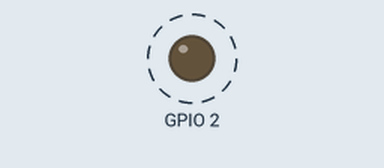
A program run on a simulated ESP8266 board running MicroPython. Shown: output pins drawn as LEDs (lit = HIGH). Dashed ring = blinking. What the program prints to the serial console is not drawn.

Above: at 26.0 s.
Timing chart, 0 to 28.8 s (numbered marks = the images above):
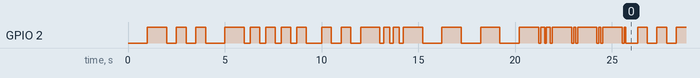

The program:

main.py
```python
"""
LED闪烁项目主程序
演示LED的各种控制功能
"""

import time
from led_control import led
from config import *

def main():
    """主函数"""
    print("=== LED闪烁项目启动 ===")
    print(f"LED引脚: GPIO{LED_PIN}")
    print(f"默认模式: {DEFAULT_MODE}")
    print("按Ctrl+C停止程序")
    print()

    try:
        # 演示1: 基本开关控制
        print("1. 基本开关控制演示")
        led.on()
        time.sleep(1)
        led.off()
        time.sleep(1)
        print("基本开关控制完成")
        print()

        # 演示2: 切换状态
        print("2. LED状态切换演示")
        for i in range(5):
            led.toggle()
            time.sleep(0.5)
        print("状态切换演示完成")
        print()

        # 演示3: 单次闪烁
        print("3. 单次闪烁演示")
        led.blink_once(0.5)
        time.sleep(1)
        print("单次闪烁演示完成")
        print()

        # 演示4: 连续闪烁 (5次)
        print("4. 连续闪烁演示 (5次)")
        led.blink(interval=0.8, duration=0.3, count=5)
        print("连续闪烁演示完成")
        print()

        # 演示5: 预设模式闪烁
        print("5. 预设模式闪烁演示")
        modes = ['normal', 'fast', 'slow', 'double']
        for mode in modes:
            print(f"  模式: {mode}")
            led.blink_mode(mode, count=3)
            time.sleep(1)
        print("预设模式演示完成")
        print()

        # 演示6: 双闪模式
        print("6. 双闪模式演示 (3次)")
        led.double_blink(count=3)
        print("双闪模式演示完成")
        print()

        # 演示7: 状态查询
        print("7. LED状态查询")
        status = led.get_status()
        print(f"  引脚: GPIO{status['pin']}")
        print(f"  状态: {'点亮' if status['is_on'] else '熄灭'}")
        print(f"  电平: {status['value']}")
        print("状态查询完成")
        print()

        # 演示8: 无限闪烁 (可中断)
        print("8. 无限闪烁演示 (按Ctrl+C停止)")
        print("开始无限闪烁...")
        led.blink()  # 无限闪烁

    except KeyboardInterrupt:
        print("\n程序被用户中断")
    except Exception as e:
        print(f"程序运行出错: {e}")
    finally:
        # 清理资源
        print("清理资源...")
        led.cleanup()
        print("=== 程序结束 ===")

def demo_simple():
    """简单演示函数 - 适合初学者"""
    print("简单LED闪烁演示")
    print("LED将闪烁10次")

    for i in range(10):
        print(f"闪烁 {i+1}/10")
        led.on()
        time.sleep(0.5)
        led.off()
        time.sleep(0.5)

    print("演示完成")

def demo_interactive():
    """交互式演示函数"""
    print("交互式LED控制")
    print("输入命令控制LED:")
    print("  on    - 点亮LED")
    print("  off   - 熄灭LED")
    print("  blink - 闪烁一次")
    print("  quit  - 退出")

    while True:
        try:
            command = input("请输入命令: ").strip().lower()

            if command == 'on':
                led.on()
                print("LED已点亮")
            elif command == 'off':
                led.off()
                print("LED已熄灭")
            elif command == 'blink':
                led.blink_once()
            elif command == 'quit':
                break
            else:
                print("未知命令，请重试")

        except KeyboardInterrupt:
            break
        except Exception as e:
            print(f"错误: {e}")

    print("交互式演示结束")

if __name__ == "__main__":
    # 运行主演示
    main()

    # 如果需要简单演示，取消下面的注释
    # demo_simple()

    # 如果需要交互式演示，取消下面的注释
    # demo_interactive() 
```

led_control.py
```python
"""
LED控制模块
提供LED闪烁、开关等基本功能
"""

import machine
import time
from config import *

class LEDController:
    """LED控制器类"""

    def __init__(self, pin=LED_PIN):
        """
        初始化LED控制器

        Args:
            pin (int): LED连接的GPIO引脚号
        """
        self.pin = pin
        self.led = machine.Pin(pin, machine.Pin.OUT)
        self.is_on = False
        self.blink_task = None

        if DEBUG:
            print(f"LED控制器初始化完成，引脚: GPIO{pin}")

    def on(self):
        """点亮LED"""
        try:
            self.led.value(0)  # ESP8266的LED通常是低电平点亮
            self.is_on = True
            if DEBUG:
                print("LED已点亮")
        except Exception as e:
            if DEBUG:
                print(f"点亮LED时出错: {e}")

    def off(self):
        """熄灭LED"""
        try:
            self.led.value(1)  # 高电平熄灭
            self.is_on = False
            if DEBUG:
                print("LED已熄灭")
        except Exception as e:
            if DEBUG:
                print(f"熄灭LED时出错: {e}")

    def toggle(self):
        """切换LED状态"""
        if self.is_on:
            self.off()
        else:
            self.on()

    def blink_once(self, duration=BLINK_DURATION):
        """
        闪烁一次

        Args:
            duration (float): 点亮持续时间(秒)
        """
        try:
            self.on()
            time.sleep(duration)
            self.off()
            if DEBUG:
                print(f"LED闪烁一次，持续时间: {duration}秒")
        except Exception as e:
            if DEBUG:
                print(f"LED闪烁时出错: {e}")

    def blink(self, interval=BLINK_INTERVAL, duration=BLINK_DURATION, count=None):
        """
        连续闪烁

        Args:
            interval (float): 闪烁间隔时间(秒)
            duration (float): 点亮持续时间(秒)
            count (int): 闪烁次数，None表示无限闪烁
        """
        try:
            if count is None:
                # 无限闪烁
                while True:
                    self.blink_once(duration)
                    time.sleep(interval - duration)
            else:
                # 指定次数闪烁
                for i in range(count):
                    self.blink_once(duration)
                    if i < count - 1:  # 最后一次不需要等待
                        time.sleep(interval - duration)

            if DEBUG:
                print(f"LED闪烁完成，次数: {count if count else '无限'}")
        except KeyboardInterrupt:
            if DEBUG:
                print("LED闪烁被中断")
        except Exception as e:
            if DEBUG:
                print(f"LED连续闪烁时出错: {e}")

    def blink_mode(self, mode_name=DEFAULT_MODE, count=None):
        """
        使用预设模式闪烁

        Args:
            mode_name (str): 模式名称 ('normal', 'fast', 'slow', 'double')
            count (int): 闪烁次数
        """
        if mode_name not in BLINK_MODES:
            if DEBUG:
                print(f"未知模式: {mode_name}，使用默认模式")
            mode_name = DEFAULT_MODE

        mode = BLINK_MODES[mode_name]
        interval = mode['interval']
        duration = mode['duration']

        if DEBUG:
            print(f"使用模式: {mode_name}, 间隔: {interval}s, 持续时间: {duration}s")

        self.blink(interval, duration, count)

    def double_blink(self, count=None):
        """
        双闪模式 (快速闪烁两次)

        Args:
            count (int): 双闪次数
        """
        try:
            if count is None:
                while True:
                    self._double_blink_once()
                    time.sleep(1.0)
            else:
                for i in range(count):
                    self._double_blink_once()
                    if i < count - 1:
                        time.sleep(1.0)

            if DEBUG:
                print(f"双闪完成，次数: {count if count else '无限'}")
        except KeyboardInterrupt:
            if DEBUG:
                print("双闪被中断")
        except Exception as e:
            if DEBUG:
                print(f"双闪时出错: {e}")

    def _double_blink_once(self):
        """执行一次双闪"""
        self.blink_once(0.1)
        time.sleep(0.1)
        self.blink_once(0.1)

    def get_status(self):
        """获取LED状态"""
        return {
            'pin': self.pin,
            'is_on': self.is_on,
            'value': self.led.value()
        }

    def cleanup(self):
        """清理资源"""
        try:
            self.off()
            if DEBUG:
                print("LED控制器已清理")
        except Exception as e:
            if DEBUG:
                print(f"清理LED控制器时出错: {e}")

# 创建全局LED控制器实例
led = LEDController() 
```

config.py
```python
# LED闪烁项目配置文件

# LED引脚配置
LED_PIN = 2  # GPIO2，对应NodeMCU的D4引脚

# 闪烁参数
BLINK_INTERVAL = 1.0  # 闪烁间隔时间(秒)
BLINK_DURATION = 0.5  # LED点亮持续时间(秒)

# 闪烁模式
BLINK_MODES = {
    'normal': {'interval': 1.0, 'duration': 0.5},
    'fast': {'interval': 0.5, 'duration': 0.2},
    'slow': {'interval': 2.0, 'duration': 1.0},
    'double': {'interval': 0.3, 'duration': 0.1},
}

# 默认模式
DEFAULT_MODE = 'normal'

# 调试模式
DEBUG = True

# 错误处理
MAX_RETRY_COUNT = 3
RETRY_DELAY = 1.0 
```

Measured:
- by itself, GPIO 2: HIGH → LOW at 2.0 s, → HIGH 0.50 s later, → LOW 0.50 s later, → HIGH 0.50 s later, … (257 changes in this stretch)
